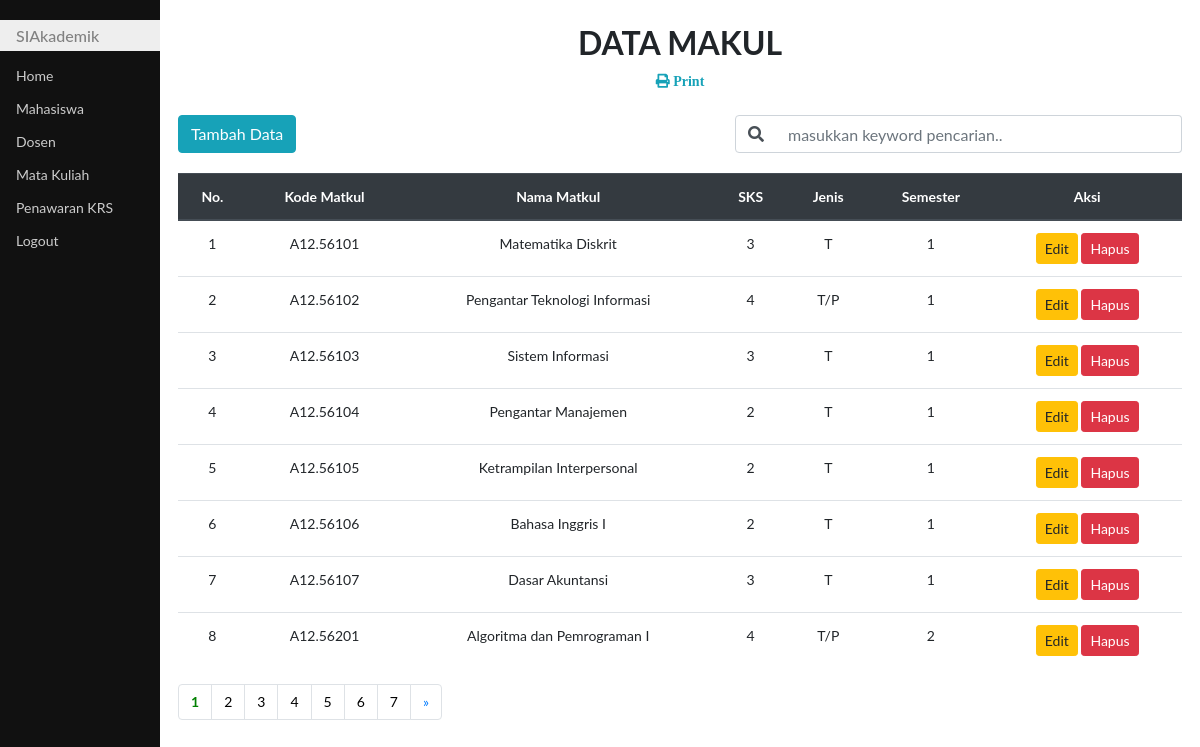
Page /indexMkl.php (signed in) on the committed database.
### tables this page shows
CREATE TABLE `makul` (
  `id_matkul` char(10) NOT NULL,
  `nama_matkul` varchar(50) DEFAULT NULL,
  `sks` int(2) DEFAULT NULL,
  `jenis` char(3) DEFAULT NULL,
  `semester` varchar(10) DEFAULT NULL
);

### indexMkl.php (the view, shortened to what this page needs)
<!DOCTYPE html>
<html>
<head>
    <link rel="stylesheet" type="text/css" href="bootstrap/css/bootstrap.css">
    <link rel="stylesheet" type="text/css" href="style.css">
    <link rel="stylesheet" href="https://use.fontawesome.com/releases/v5.7.0/css/all.css">
</head>
<body>
    <?php
    require "koneksi.php";
    $jmlDataPerHal = 8;
    if (isset($_POST['cari'])) {
        $cari = $_POST['cari'];
        $sql = "select * from makul where id_matkul like'%$cari%' or nama_matkul like '%$cari%' or sks like '%$cari%' or jenis like '%$cari%' or semester like '%$cari%'";
    } else {
        $sql = "select * from makul";
    }
    $qry = mysqli_query($koneksi, $sql) or die(mysqli_error($koneksi));
    $jmlData = mysqli_num_rows($qry);
    $jmlHal = ceil($jmlData / $jmlDataPerHal);
    if (isset($_GET['hal'])) {
        $halAktif = $_GET['hal'];
    } else {
        $halAktif = 1;
    }
    $awalData = ($jmlDataPerHal * $halAktif) - $jmlDataPerHal;
    $kosong = false;
    if (isset($_POST['cari'])) {
        $cari = $_POST['cari'];
        $sql = "select * from makul where id_matkul like'%$cari%' or nama_matkul like '%$cari%' or sks like '%$cari%' or jenis like '%$cari%' or semester like '%$cari%'
	  limit $awalData,$jmlDataPerHal";
    } else {
        $sql = "select * from makul limit $awalData,$jmlDataPerHal";
    }
    $hasil = mysqli_query($koneksi, $sql) or die(mysqli_error($koneksi));
    ?>
    <div class="utama">
        <h2 class="text-center mt-4 text-uppercase font-weight-bold">Data makul</h2>
        <div class="text-center mb-4"><a href="cetakMkl.php" target="_blank"><span class="fas fa-print text-info">&nbsp;Print</span></a></div>
        <div class="ml-2 mr-2">
            <span class="float-left">
                <a class="btn btn-info" href="addMkl.php">Tambah Data</a>
            </span>
            <span class="float-right">
                <form action="" method="post" class="form-inline">
                    <div class="input-group mb-3">
                        <div class="input-group-prepend">
                            <span class="input-group-text bg-white" id="basic-addon1">
                                <i class="fas fa-search"></i>
                            </span>
                        </div>
                        <input class="form-control border-left-0 " type="text" name="keyword" size="40" placeholder="masukkan keyword pencarian.." autocomplete="off" id="keyword" >
                    </div>
                </form>
            </span>
            <br><br>
            <div id="tabel_matkul">
                <table class="table table-hover text-center mt-3">
                    <thead class="thead-dark">
                        <tr>
                            <th>No.</th>
                            <th>Kode Matkul</th>
                            <th>Nama Matkul</th>
                            <th>SKS</th>
                            <th>Jenis</th>
                            <th>Semester</th>
                            <th>Aksi</th>
                        </tr>
                    </thead>
                    <tbody>
                        <?php
                        if ($kosong) {
                        ?>
                            <tr>
                                <th colspan="6">
                                    <div class="alert alert-info alert-dismissible fade show text-center"> Data tidak ada</div>
                                </th>
                            </tr>
                            <?php
                        } else {
                            $no = $awalData + 1;
                            while ($row = mysqli_fetch_assoc($hasil)) {
                            ?>
                                <tr>
                                    <td><?php echo $no ?></td>
                                    <td><?php echo $row["id_matkul"] ?></td>
                                    <td><?php echo $row["nama_matkul"] ?></td>
                                    <td><?php echo $row["sks"] ?></td>
                                    <td><?php echo $row["jenis"] ?></td>
                                    <td><?php echo $row["semester"] ?></td>
                                    <td>
                                        <a class="btn btn-warning btn-sm" href="editMkl.php?id_matkul=<?php echo $row["id_matkul"] ?>">Edit</a>
                                        <a class="btn btn-danger btn-sm" href="deleteMkl.php?id_matkul=<?php echo $row["id_matkul"] ?>" onclick="return confirm('Data Anda Akan Dihapus.Apakah Anda Yakin?')">Hapus</a>
                                    </td>
                                </tr>
                        <?php
                                $no++;
                            }
                        }
                        ?>
                    </tbody>
                </table>
            </div>
            <ul class="pagination mt-3">
                <?php
                for ($i = 1; $i <= $jmlHal; $i++) {
                    if ($i == $halAktif) {
                        echo "<li class='page-item'><a class='page-link' href=?hal=$i style='font-weight:bold;color:green;'>$i</a></li>";
                    } else {
                        echo "<li class='page-item'><a class='page-link' href=?hal=$i style='color:black;'>$i</a></li>";
                    }
                }
                if ($halAktif < $jmlHal) {
                    $forward = $halAktif + 1;
                    echo "<li class='page-item'><a class='page-link' href=?hal=$forward>&raquo;</a></li>";
                }
                ?>
            </ul>
        </div>
    </div>
</body>
</html>

### style.css (style rules this page uses)
body { font-family: "Lato", sans-serif; }
.menusamping { height: 100%; width: 160px; position: fixed; z-index: 1; top: 0; left: 0; background-color: #111; overflow-x: hidden; padding-top: 20px; }
.menusamping a { padding: 6px 8px 6px 16px; text-decoration: none; font-size: 14px; color: #ccc; display: block; }
.menusamping h1 { padding: 6px 8px 6px 16px; text-decoration: none; font-size: 16px; color: #818181; background-color: #eee; display: block; }
.utama { margin-left: 160px; font-size: 14px; padding: 0px 10px; }

### rows in the picture
makul: id_matkul "A12.56101", nama_matkul "Matematika Diskrit", sks "3", jenis "T", semester "1"
makul: id_matkul "A12.56102", nama_matkul "Pengantar Teknologi Informasi", sks "4", jenis "T/P", semester "1"
makul: id_matkul "A12.56103", nama_matkul "Sistem Informasi", sks "3", jenis "T", semester "1"
makul: id_matkul "A12.56104", nama_matkul "Pengantar Manajemen", sks "2", jenis "T", semester "1"
makul: id_matkul "A12.56105", nama_matkul "Ketrampilan Interpersonal", sks "2", jenis "T", semester "1"
makul: id_matkul "A12.56106", nama_matkul "Bahasa Inggris I", sks "2", jenis "T", semester "1"
makul: id_matkul "A12.56107", nama_matkul "Dasar Akuntansi", sks "3", jenis "T", semester "1"
makul: id_matkul "A12.56201", nama_matkul "Algoritma dan Pemrograman I", sks "4", jenis "T/P", semester "2"
